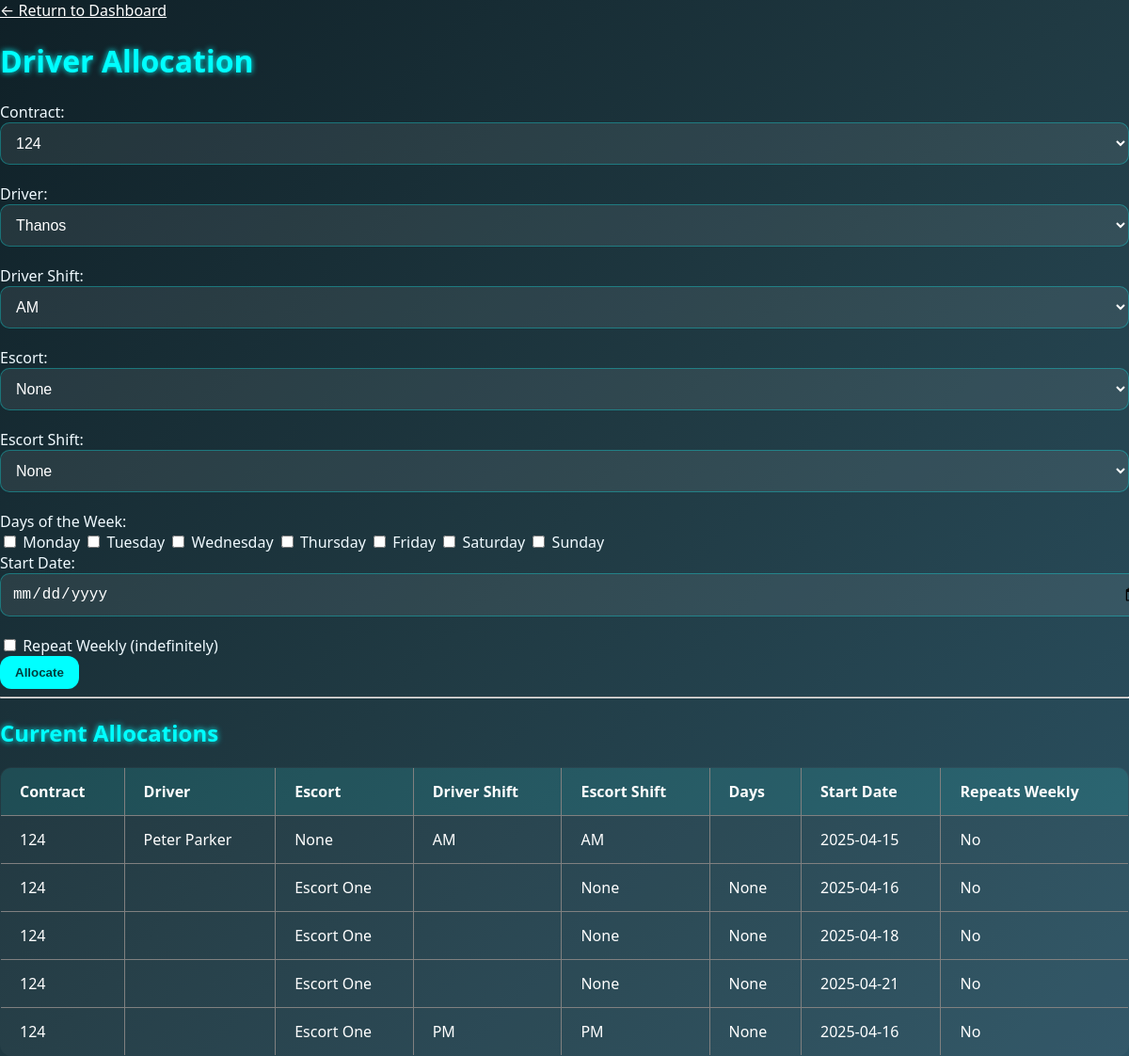
Before: /driverallocation (signed in) with the older database file.
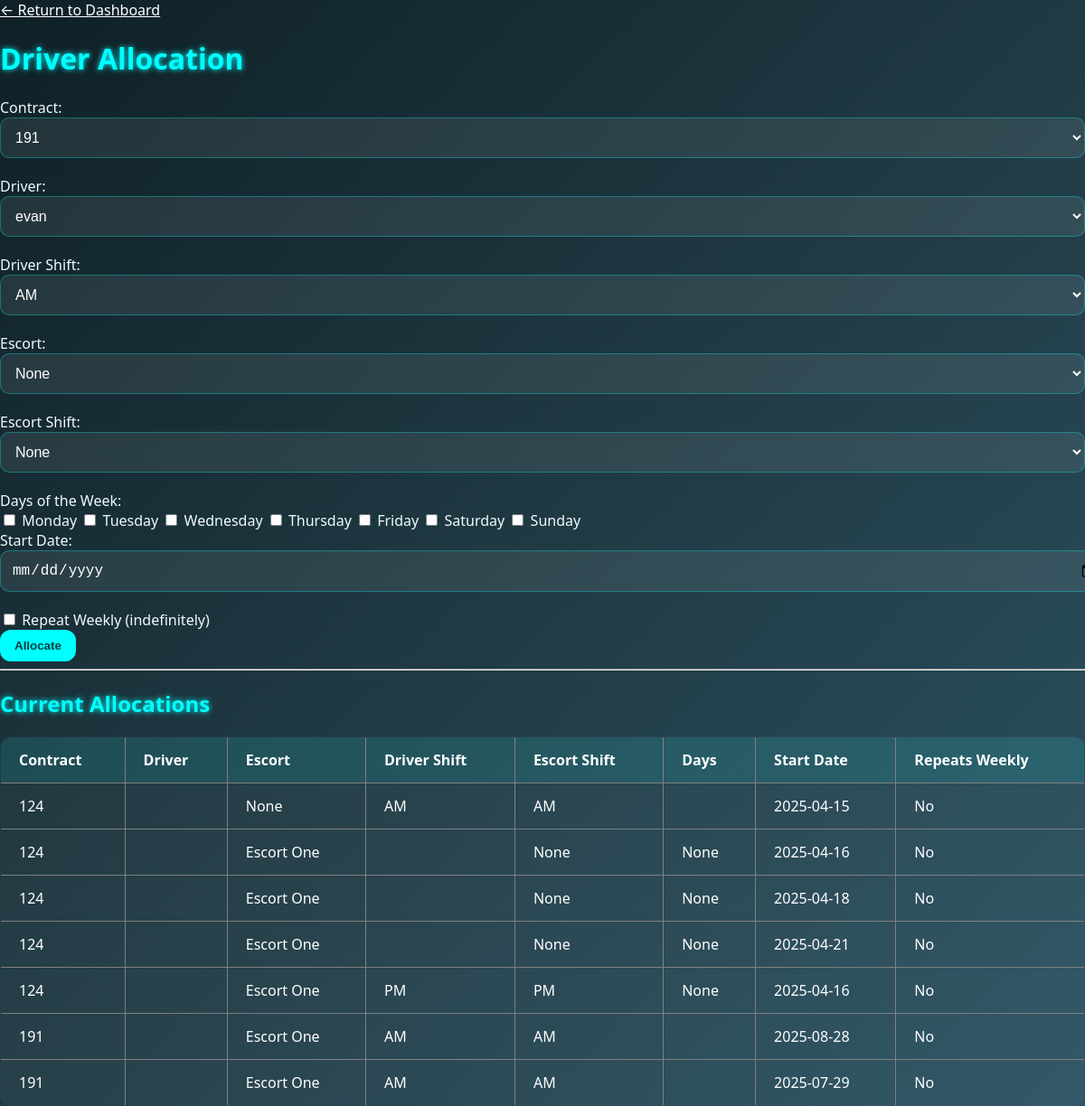
After: the same page with the newer database file.
### model.py (models this page shows, shortened)
class DriverAllocation(db.Model):
    __tablename__ = 'driver_allocation'
    id = db.Column(db.Integer, primary_key=True)
    contract_number = db.Column(db.String(100), nullable=False)
    contract_id = db.Column(db.Integer, db.ForeignKey('contract.id'))
    driver_id = db.Column(db.Integer, db.ForeignKey('drivers.id'))
    escort_id = db.Column(db.Integer, db.ForeignKey('escorts.id'), nullable=True)
    driver_shift = db.Column(db.String(20))
    escort_shift = db.Column(db.String(20), nullable=True)
    contract_days = db.Column(db.String(100), nullable=True)
    repeat_all_week = db.Column(db.Boolean, default=False)
    contract_date = db.Column(db.Date, nullable=True)
    driver = db.relationship('Driver', backref='allocations')
    escort = db.relationship('Escort', backref='allocations')
    contract = db.relationship('Contract', backref='allocations')

class Driver(UserMixin, db.Model):
    __tablename__ = 'drivers'
    id = db.Column(db.Integer, primary_key=True)
    name = db.Column(db.String(100), nullable=False)
    phone = db.Column(db.String(20))
    badge_renewal_date = db.Column(db.Date)
    username = db.Column(db.String(100), unique=True, nullable=False)
    password = db.Column(db.String(100), nullable=False)
    role = db.Column(db.String(20), default='driver')
    base_postcode = db.Column(db.String(20))
    shift = db.Column(db.String(10), default='Both')
    locations = db.relationship(
    'DriverLocation',
    backref='driver',
    cascade='all, delete-orphan'
)

class Escort(UserMixin, db.Model):
    __tablename__ = 'escorts'
    id = db.Column(db.Integer, primary_key=True)
    name = db.Column(db.String(100), nullable=False)
    phone = db.Column(db.String(20))
    address = db.Column(db.String(200))
    username = db.Column(db.String(100), unique=True, nullable=False)
    password = db.Column(db.String(100), nullable=False)
    role = db.Column(db.String(20), default='escort')
    base_postcode = db.Column(db.String(20))

### app.py (the view, shortened to what this page needs)
@app.route('/driverallocation', methods=['GET', 'POST'])
@manager_required
def driverallocation():
    drivers = Driver.query.all()
    escorts = Escort.query.all()
    contracts = Contract.query.all()
    allocations = DriverAllocation.query.all()
    allocation = None
    return render_template(
        'driverallocation.html',
        allocations=allocations,
        drivers=drivers,
        escorts=escorts,
        contracts=contracts,
        allocation=allocation
    )

### app.py (called while the page is built)
@login_manager.user_loader
def load_user(user_id):
    role, id = user_id.split(':')
    if role == 'driver':
        return Driver.query.get(int(id))
    elif role == 'escort':
        return Escort.query.get(int(id))
    elif role == 'manager':
        return Manager.query.get(int(id))
    elif role == 'mechanic':
        return Mechanic.query.get(int(id))
    return None

def manager_required(f):
    @wraps(f)
    def decorated_function(*args, **kwargs):
        if not current_user.is_authenticated or not isinstance(current_user, Manager):
            flash('Manager access required.', 'danger')
            return redirect(url_for('auth.manager_login'))
        return f(*args, **kwargs)
    return decorated_function

@app.context_processor
def inject_today():
    return {'today': date.today()}

@app.before_request
def before_request_func():
    if db.engine.url.drivername == 'sqlite':
        db.session.execute(text('PRAGMA foreign_keys = ON'))

### templates/driverallocation.html (shortened to what this page needs)
<!DOCTYPE html>
<html>
<head>
    <link rel="stylesheet" href="{{ url_for('static', filename='style.css') }}">
    <a href="{{ url_for('manager_dashboard') }}" class="back-link">← Return to Dashboard</a>
</head>
<body>
    <h1>Driver Allocation</h1>
    <form method="POST">
        <div class="form-group">
            <label for="contract_id">Contract:</label>
            <select name="contract_id" required>
                {% for contract in contracts %}
                    <option value="{{ contract.id }}">{{ contract.contract_number }}</option>
                {% endfor %}
            </select>
        </div>
        <div class="form-group">
            <label for="driver_id">Driver:</label>
            <select name="driver_id" required>
                {% for driver in drivers %}
                    <option value="{{ driver.id }}">{{ driver.name }}</option>
                {% endfor %}
            </select>
        </div>
        <div class="form-group">
            <label for="driver_shift">Driver Shift:</label>
            <select name="driver_shift" required>
                <option value="AM">AM</option>
            </select>
        </div>
        <div class="form-group">
            <label for="escort_id">Escort:</label>
            <select name="escort_id">
                <option value="">None</option>
            </select>
        </div>
        <div class="form-group">
            <label for="escort_shift">Escort Shift:</label>
            <select name="escort_shift">
                <option value="">None</option>
            </select>
        </div>
        <div class="form-group">
            <label>Days of the Week:</label><br>
            <label><input type="checkbox" name="contract_days" value="Monday"> Monday</label>
            <label><input type="checkbox" name="contract_days" value="Tuesday"> Tuesday</label>
            <label><input type="checkbox" name="contract_days" value="Wednesday"> Wednesday</label>
            <label><input type="checkbox" name="contract_days" value="Thursday"> Thursday</label>
            <label><input type="checkbox" name="contract_days" value="Friday"> Friday</label>
            <label><input type="checkbox" name="contract_days" value="Saturday"> Saturday</label>
            <label><input type="checkbox" name="contract_days" value="Sunday"> Sunday</label>
        </div>
        <div class="form-group">
            <label for="contract_date">Start Date:</label>
            <input type="date" name="contract_date" id="contract_date">
        </div>
        <div class="form-group">
            <label>
                <input type="checkbox" name="repeat_all_week" id="repeat_all_week" value="1">
                Repeat Weekly (indefinitely)
            </label>
        </div>
        <button type="submit">Allocate</button>
    </form>
    <hr>
    <h2>Current Allocations</h2>
    <table border="1" cellpadding="5">
        <thead>
            <tr>
                <th>Contract</th>
                <th>Driver</th>
                <th>Escort</th>
                <th>Driver Shift</th>
                <th>Escort Shift</th>
                <th>Days</th>
                <th>Start Date</th>
                <th>Repeats Weekly</th>
            </tr>
        </thead>
        <tbody>
            {% for alloc in allocations %}
            <tr>
                <td>{{ alloc.contract_number }}</td>
                <td>{{ alloc.driver.name }}</td>
                <td>{{ alloc.escort.name if alloc.escort else 'None' }}</td>
                <td>{{ alloc.driver_shift }}</td>
                <td>{{ alloc.escort_shift or 'None' }}</td>
                <td>{{ alloc.contract_days }}</td>
                <td>{{ alloc.contract_date }}</td>
                <td>{{ 'Yes' if alloc.repeat_all_week else 'No' }}</td>
            </tr>
            {% endfor %}
        </tbody>
    </table>
</body>
</html>

Changed rows visible on the page:
changed DriverAllocation (number 1 of 7 on the later page): driver.name "Peter Parker" → (not shown)
added DriverAllocation: contract_number "191", escort "Escort One", driver_shift "AM", escort_shift "AM", contract_date "2025-08-28", repeat_all_week "No"
added DriverAllocation: contract_number "191", escort "Escort One", driver_shift "AM", escort_shift "AM", contract_date "2025-07-29", repeat_all_week "No"
Other visible differences:
form field contract_id: "124" → "191"
form field driver_id: "Thanos" → "evan"
